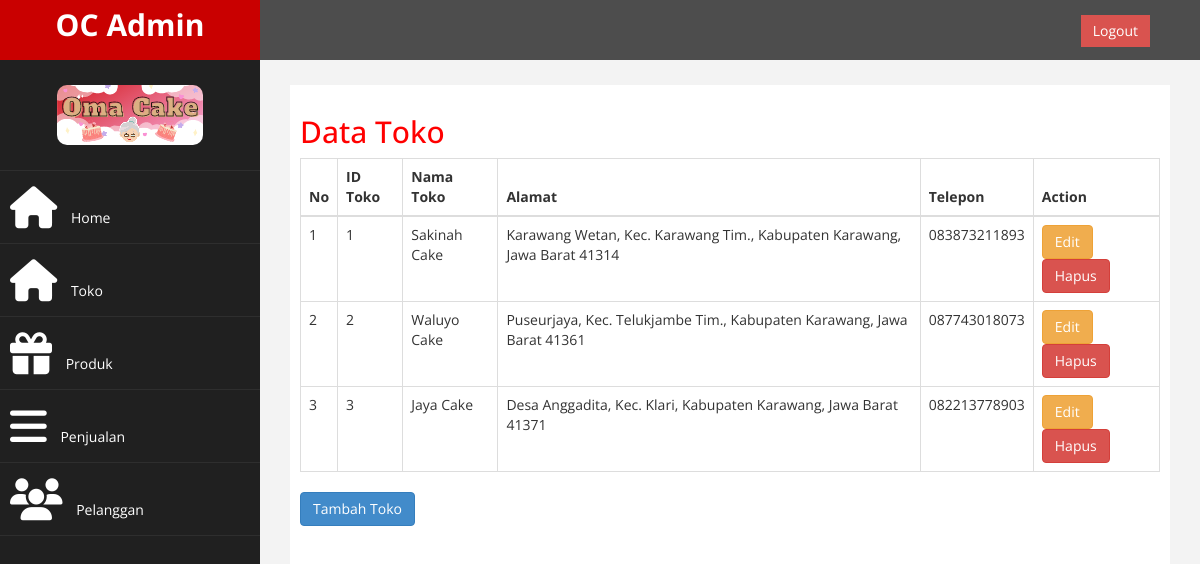
The page /admin/index.php?halaman=toko (signed in) on the database its author committed.
### tables this page shows
CREATE TABLE `toko` (
  `id_warung` int(11) NOT NULL,
  `nama_warung` varchar(50) DEFAULT NULL,
  `alamat_warung` varchar(100) NOT NULL,
  `telepon_warung` varchar(15) NOT NULL
);

### admin/toko.php (the view, shortened to what this page needs)
<h2>Data Toko</h2>
<div class="table-responsive">
	<table class="table table-bordered">
		<thead>
			<tr>
				<th>No</th>
				<th>ID Toko</th>
				<th>Nama Toko</th>
				<th>Alamat</th>
				<th>Telepon</th>
				<th>Action</th>
			</tr>
		</thead>
		<tbody>
			<?php $no=1; ?>
			<?php $ambil=$conn->query("SELECT * FROM toko"); ?>
			<?php while ($data=$ambil->fetch_assoc()) {
				?>
				<tr>
					<td><?php echo $no++ ?></td>
					<td><?php echo $data['id_warung']; ?></td>
					<td><?php echo $data['nama_warung']; ?></td>
					<td><?php echo $data['alamat_warung']; ?></td>
					<td><?php echo $data['telepon_warung']; ?></td>
					<td>
						<a href="index.php?halaman=ubahtoko&id=<?php echo $data['id_warung']; ?>" type="button" class="btn btn-warning">Edit</a>
						<a href="hapustoko.php?halaman=toko&id=<?php echo $data['id_warung']; ?>" class="btn btn-danger"
						onclick="return confirm('yakin hapus?');">Hapus</a>
					</td>
				</tr>
				<?php
			} ?>
		</tbody>
	</table>
</div>
<a href="index.php?halaman=tambahwarung" class="btn btn-primary">Tambah Toko</a>

### admin/assets/css/custom.css (style rules this page uses)
body { font-family: 'Open Sans', sans-serif; }
h2 { color: #f00; }

### rows shown on the page
toko: id_warung "1", nama_warung "Sakinah Cake", alamat_warung "Karawang Wetan, Kec. Karawang Tim., Kabupaten Karawang, Jawa Barat 41314", telepon_warung "083873211893"
toko: id_warung "2", nama_warung "Waluyo Cake", alamat_warung "Puseurjaya, Kec. Telukjambe Tim., Kabupaten Karawang, Jawa Barat 41361", telepon_warung "087743018073"
toko: id_warung "3", nama_warung "Jaya Cake", alamat_warung "Desa Anggadita, Kec. Klari, Kabupaten Karawang, Jawa Barat 41371", telepon_warung "082213778903"
